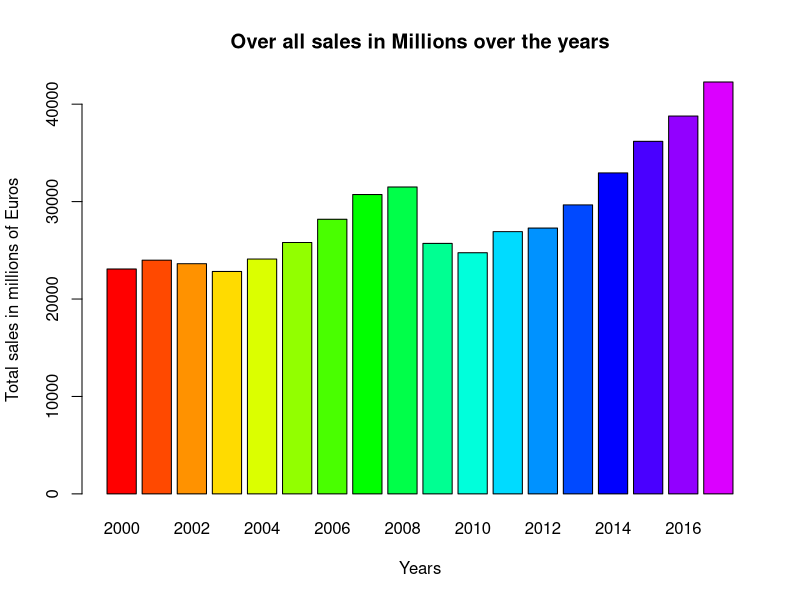
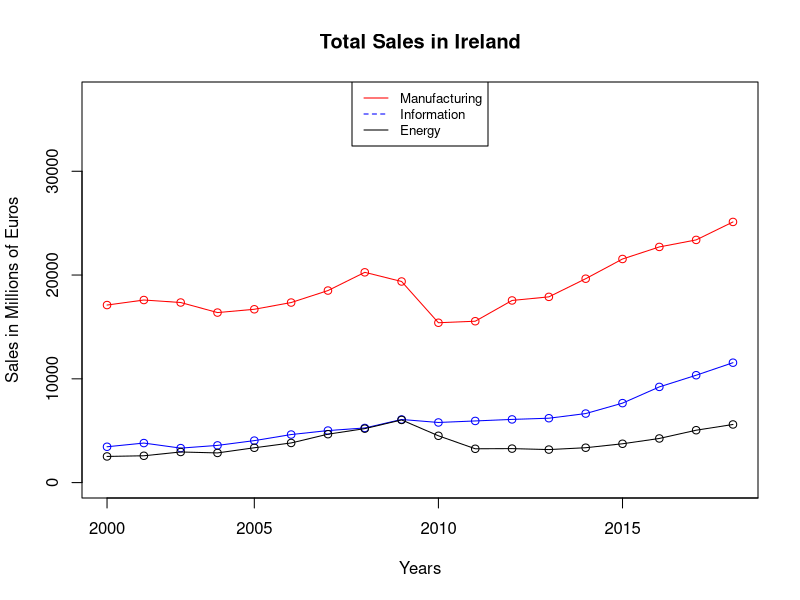
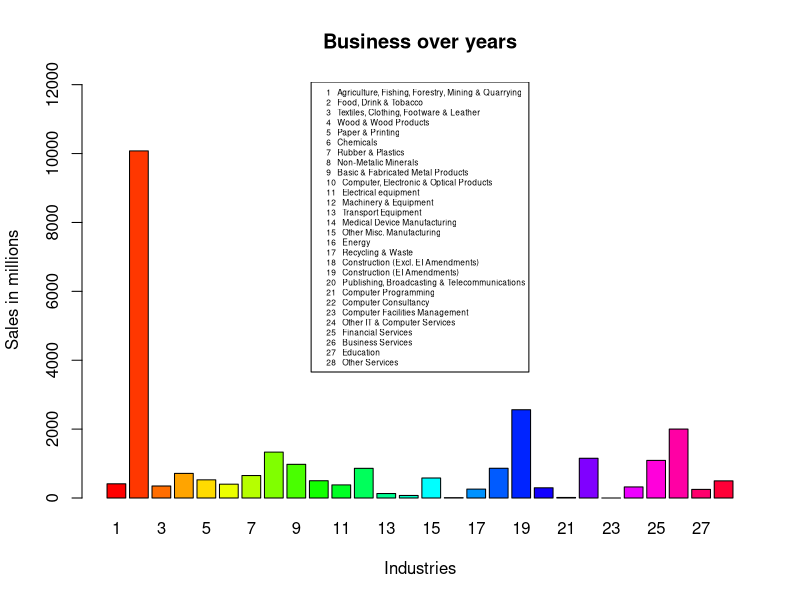
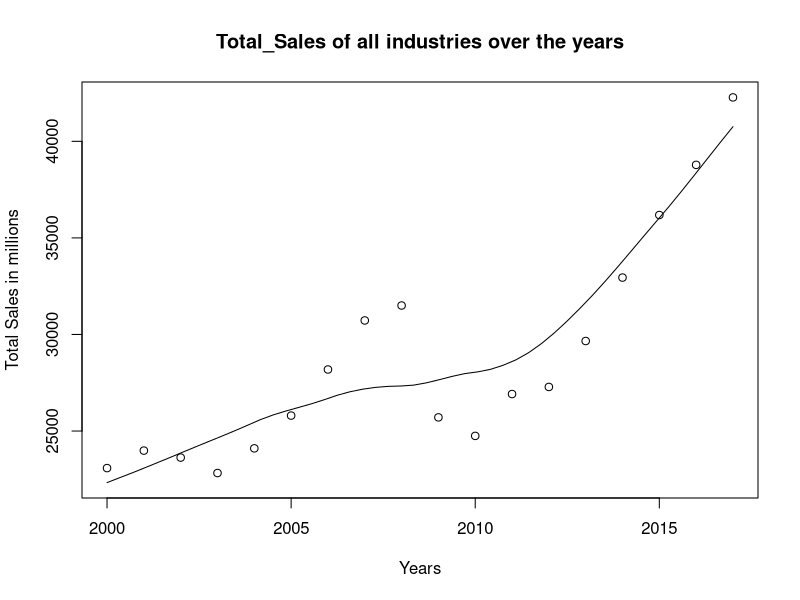

These figures' R source, in order:
install.packages("readxl")
install.packages("matrixStats")
library(matrixStats)
library("readxl")

#Setting the working directory

workingdic <- getwd()
workingdic <- trimws(workingdic)  # Trimming and spaces at either ends
print(workingdic)
setwd(workingdic)

#reading the data from excel

Sales <- read_xlsx("InputFiles/Irish Industries in Ireland.xlsx", sheet = "Total sales of goods")

#Adding column names
Sales_column_name <- c("Indutry", "Industry_type", "Value_in",  "2000", "2001", "2002", "2003", "2004", "2005", "2006", "2007", "2008", "2009",
                       "2010", "2011", "2012", "2013", "2014", "2015", "2016", "2017")

colnames(Sales) <- Sales_column_name
head(Sales)

# Printing the number of column and rows

print(paste(length(Sales), " are the number of columns"))
print(paste(nrow(Sales), " are the number of rows"))
##############################################  Total sales all industries put together, each year and plot the same.  ###############################################################

#Add All the rows column vise using function colSums()

Total_sales_each_year <- colSums(Filter(is.numeric, Sales))
Total_sales_each_year

# plot graph
barplot(Total_sales_each_year, xlab = "Years", ylab = "Total sales in millions of Euros", main = "Over all sales in Millions over the years", col = rainbow(length(Sales)))

######################################### Trend of Total sales each year by Industry Type  #################################################################

#sum the columns and group by with respect to indsutry type

Sales_by_industry_type <- aggregate(Filter(is.numeric, Sales), by=list(Sales$Industry_type), FUN=sum)
Sales_by_industry_type

Energy <- Sales_by_industry_type[c("1"),]
Information <- Sales_by_industry_type[c("2"),]
Manufacturing <- Sales_by_industry_type[c("3"),]

#Picking up only the numeric values for each dataframe

Energy <- colSums(Filter(is.numeric, Energy))
Information <- colSums(Filter(is.numeric, Information))
Manufacturing <- colSums(Filter(is.numeric, Manufacturing))

max_value <- max(max(Energy), max(Information), max(Manufacturing))

# Plotting the graph

plot(Manufacturing, type = "o", ylim=c(0,(max_value+12000)), col="red", xlab = "Years", ylab = "Sales in Millions of Euros", main = "Total Sales in Ireland", xaxt = 'n')
axis(side=1,at=c(1,5,10,15,20),labels=c("2000","2005","2010","2015", "2020"))
lines(Information, type = "o", col = "blue")
lines(Energy, type = "o", col = "black")
legend("top", legend=c("Manufacturing", "Information", "Energy"), col=c("red", "blue", "black"), lty=1:2, cex=0.8)


############################################## Which industry has given better business over the years #############################################

# Taking the median of the each industry

Sales_median <- rowMedians(as.matrix(Sales[,c(-1:-3)]))
Sales$median <- Sales_median
str(Sales)

# Assigning row numbers

Sales$Index <- 1:nrow(Sales)

# Plotting the graph to show the median of each industry over the years

barplot(Sales$median,names.arg =  Sales$Index, main = "Business over years", col = (rainbow(28)), xlab = "Industries", ylab = "Sales in millions", ylim = c(0, max(Sales_median+2000) ))
legend("top", c(paste(Sales$Index," ", Sales$Indutry )), cex=0.5)


############################################ Applying regression #######################################################

sales_data <- data.frame(2000:2017)
sales_data_columns <- c("Years")
colnames(sales_data) <- sales_data_columns

sales_data$totalsales <- c(Total_sales_each_year)

head(sales_data)

simple_linear_model <- lm(sales_data$totalsales ~ sales_data$Years, data = sales_data)

scatter.smooth(x = sales_data$Years, y = sales_data$totalsales, main = "Total_Sales of all industries over the years", 
               xlab = "Years", ylab = "Total Sales in millions")

